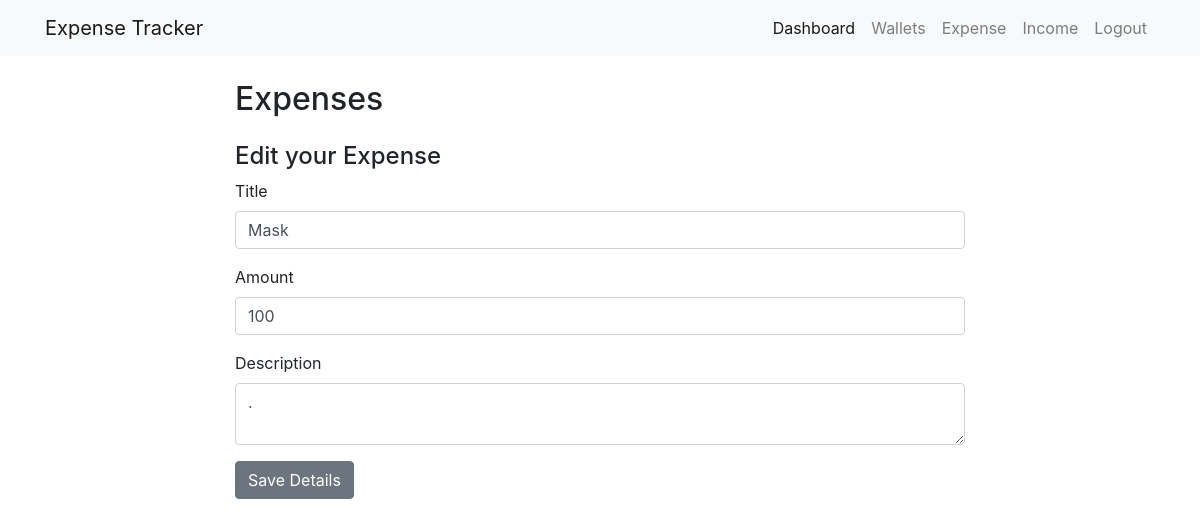
The app's page /edit_expense/7/ with its own data.
### tracker/models.py (models this page shows, shortened)
class Expense(models.Model):
	title = models.CharField(max_length=100)
	amount = models.IntegerField()
	timestamp = models.DateTimeField()
	description = models.TextField()
	user = models.ForeignKey(User, on_delete=models.CASCADE, null=True)
	wallet = models.ForeignKey(Wallet, on_delete=models.CASCADE, null=True)

### tracker/views.py (the view, shortened to what this page needs)
# urls.py: path("edit_expense/<int:expense_id>/", edit_expense),
def edit_expense(request, expense_id):
	expense_instance = Expense.objects.get(pk=expense_id)
	return render(request, "edit_expense.html", {"expense":expense_instance})

### tracker/templates/edit_expense.html (shortened to what this page needs)
{% extends 'base.html' %}
{% block body %}
	<div class="container">
		<div class="row">
			<div class="col-md-2"></div>
			<div class="col-md-8">
				<div class="heading mt-4">
					<h2>Expenses</h2>
				</div>
				<div class="sub-head mt-4 mb-2">
					<h4>Edit your Expense</h4>
				</div>
				<form action="/edit_expense/{{expense.id}}/" method="POST">
					<div class="form-group">
						<label>Title</label>
						<input class="form-control" type="text" name="expense_title" placeholder="Title" value="{{expense.title}}">
					</div>
					<div class="form-group">
						<label>Amount</label>
						<input class="form-control" type="number" name="expense_amount" placeholder="Amount" value="{{expense.amount}}">
					</div>
					<div class="form-group">
						<label>Description</label>
						<textarea class="form-control" name="expense_description" placeholder="Description">{{expense.description}}</textarea>
					</div>
					<button type="submit" class="btn btn-secondary">Save Details</button>
				</form>
			</div>
			<div class="col-md-2"></div>
		</div>
	</div>
{% endblock %}

### records on screen
Expense: expense_title "Mask", expense_amount "100", expense_description "."
